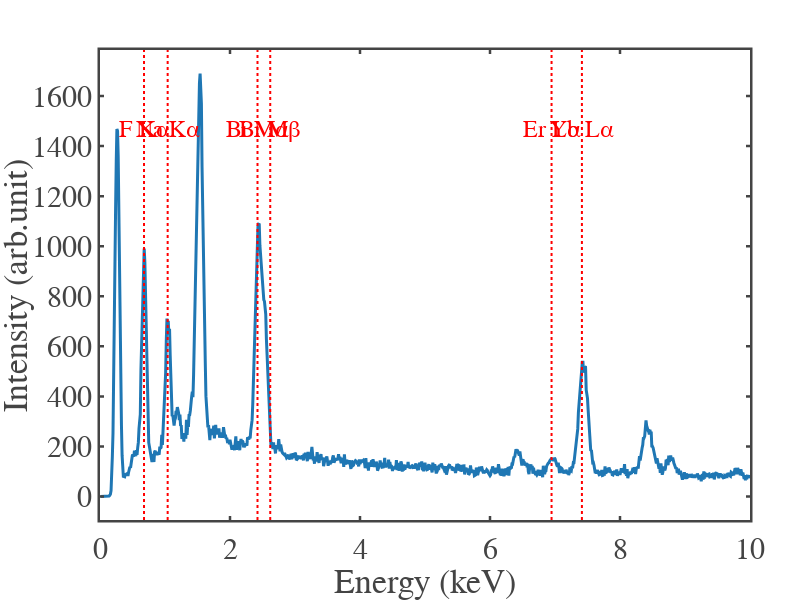

Here is the notebook cell this chart was saved with:
### Markdown cell above
## SEM EDAX

### Code cell
import numpy as np
import pandas as pd
import plotly.graph_objects as go
import plotly.io as pio
import os

fig_template = go.layout.Template()
fig_template.layout = go.Layout(
    template='simple_white+presentation',
    autosize=False,
    width=800,
    height=600,
    xaxis=dict(
        ticks='inside',
        mirror='ticks',
        linewidth=2.5,
        tickwidth=2.5,
        ticklen=4,
        showline=True,
        showgrid=False,
        zerolinecolor='white',
        title=dict(font=dict(size=34)),
        tickfont=dict(size=30)
    ),
    yaxis=dict(
        ticks='inside',
        mirror='ticks',
        linewidth=2.5,
        tickwidth=2.5,
        ticklen=4,
        showline=True,
        showgrid=False,
        zerolinecolor='white',
        title=dict(font=dict(size=34)),
        tickfont=dict(size=30)
    ),
    font=dict(family='mathjax', size=30)
)

# ============================================================
# --- File Path ---
# ============================================================
file_path = r"C:\Users\Atanu\OneDrive\Desktop\research_work\paper\NaBiF4_PL_analysis\SEM\NaBiF4\1.csv"

# ============================================================
# --- Load Data ---
# ============================================================
df = pd.read_csv(file_path)

# Automatically detect numeric columns
numeric_cols = df.select_dtypes(include=[np.number]).columns.tolist()
if len(numeric_cols) < 2:
    raise ValueError("Not enough numeric columns found in CSV for plotting.")

x_col = numeric_cols[0]
y_col = numeric_cols[1]

# ============================================================
# --- Create Plotly Figure ---
# ============================================================
fig = go.Figure()

fig.add_trace(go.Scatter(
    x=df[x_col],
    y=df[y_col],
    mode='lines',
    line=dict(width=3),
    name='EDAX Spectrum'
))

# ============================================================
# --- Set Axis Ranges ---
# ============================================================
fig.update_xaxes(range=[0, 10])     # Energy in keV
fig.update_yaxes(range=[0, None])   # Auto upper bound

# ============================================================
# --- Annotate Element Peaks (for NaBiF4 : Er3+, Yb3+) ---
# ============================================================
# Energies (keV) from standard X-ray line tables (Kα or Lα/Mα lines)
peaks = {
    "F Kα": 0.677,
    "Na Kα": 1.041,
    "Bi Mα": 2.423,
    "Bi Mβ": 2.619,
    "Er Lα": 6.947,
    "Yb Lα": 7.414,
}

for label, xval in peaks.items():
    fig.add_vline(x=xval, line=dict(color="red", width=2, dash="dot"))
    fig.add_annotation(
        x=xval,
        y=max(df[y_col]) * 0.9,  # position annotation near top
        text=label,
        showarrow=False,
        font=dict(size=24, color="red"),
        yanchor="top"
    )

# ============================================================
# --- Layout Settings ---
# ============================================================
fig.update_layout(
    template=fig_template,
    width=800,
    height=600,
    margin=dict(l=100, r=50, t=50, b=80),
    xaxis_title="Energy (keV)",
    yaxis_title="Intensity (arb.unit)",
)

# ============================================================
# --- Save Figure as PNG ---
# ============================================================
# output_path = os.path.splitext(file_path)[0] + "_EDAX.png"
# fig.write_image(output_path, scale=4)  # scale=4 for high DPI (e.g., publication)
# print(f"✅ Figure saved as: {output_path}")

# ============================================================
# --- Show Figure ---
# ============================================================
fig.show()

### Figure 1 — Plotly figure (JSON) as saved in the notebook; plotly's stock layout.template omitted (floating-point values rounded to 4 significant figures; data arrays with more than 128 entries replaced by an {"elided": "..."} marker saying what was removed)
{"data": [{"line": {"width": 3}, "mode": "lines", "name": "EDAX Spectrum", "type": "scatter", "x": {"elided": "4095 float values"}, "y": {"elided": "4095 int values"}}], "layout": {"annotations": [{"font": {"color": "red", "size": 24}, "showarrow": false, "text": "F Kα", "x": 0.677, "y": 1521, "yanchor": "top"}, {"font": {"color": "red", "size": 24}, "showarrow": false, "text": "Na Kα", "x": 1.041, "y": 1521, "yanchor": "top"}, {"font": {"color": "red", "size": 24}, "showarrow": false, "text": "Bi Mα", "x": 2.423, "y": 1521, "yanchor": "top"}, {"font": {"color": "red", "size": 24}, "showarrow": false, "text": "Bi Mβ", "x": 2.619, "y": 1521, "yanchor": "top"}, {"font": {"color": "red", "size": 24}, "showarrow": false, "text": "Er Lα", "x": 6.947, "y": 1521, "yanchor": "top"}, {"font": {"color": "red", "size": 24}, "showarrow": false, "text": "Yb Lα", "x": 7.414, "y": 1521, "yanchor": "top"}], "height": 600, "margin": {"b": 80, "l": 100, "r": 50, "t": 50}, "shapes": [{"line": {"color": "red", "dash": "dot", "width": 2}, "type": "line", "x0": 0.677, "x1": 0.677, "xref": "x", "y0": 0, "y1": 1, "yref": "y domain"}, {"line": {"color": "red", "dash": "dot", "width": 2}, "type": "line", "x0": 1.041, "x1": 1.041, "xref": "x", "y0": 0, "y1": 1, "yref": "y domain"}, {"line": {"color": "red", "dash": "dot", "width": 2}, "type": "line", "x0": 2.423, "x1": 2.423, "xref": "x", "y0": 0, "y1": 1, "yref": "y domain"}, {"line": {"color": "red", "dash": "dot", "width": 2}, "type": "line", "x0": 2.619, "x1": 2.619, "xref": "x", "y0": 0, "y1": 1, "yref": "y domain"}, {"line": {"color": "red", "dash": "dot", "width": 2}, "type": "line", "x0": 6.947, "x1": 6.947, "xref": "x", "y0": 0, "y1": 1, "yref": "y domain"}, {"line": {"color": "red", "dash": "dot", "width": 2}, "type": "line", "x0": 7.414, "x1": 7.414, "xref": "x", "y0": 0, "y1": 1, "yref": "y domain"}], "width": 800, "xaxis": {"range": [0, 10], "title": {"text": "Energy (keV)"}, "type": "linear"}, "yaxis": {"autorange": true, "range": [-93.89, 1784.0], "title": {"text": "Intensity (arb.unit)"}, "type": "linear"}}}
